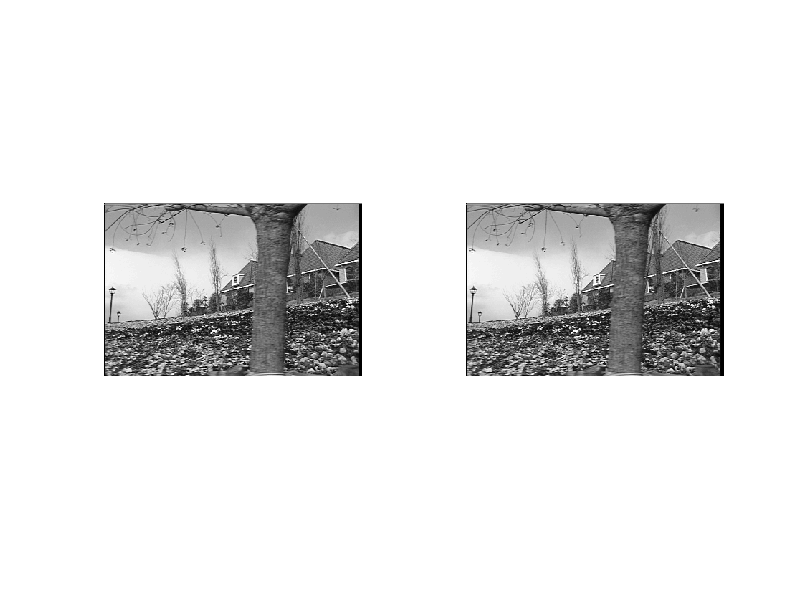

The MATLAB script that drew this image:
clc;clear;close all;

load('q3images.mat')

im1 = (gardenImages(:,:,1));
im1 = im2uint8(im1 ./ max(im1(:)));
im2 = (gardenImages(:,:,2));
im2 = im2uint8(im2 ./ max(im2(:)));

subplot(1, 2, 1);
imshow(im1)
subplot(1, 2, 2);
imshow(im2)
